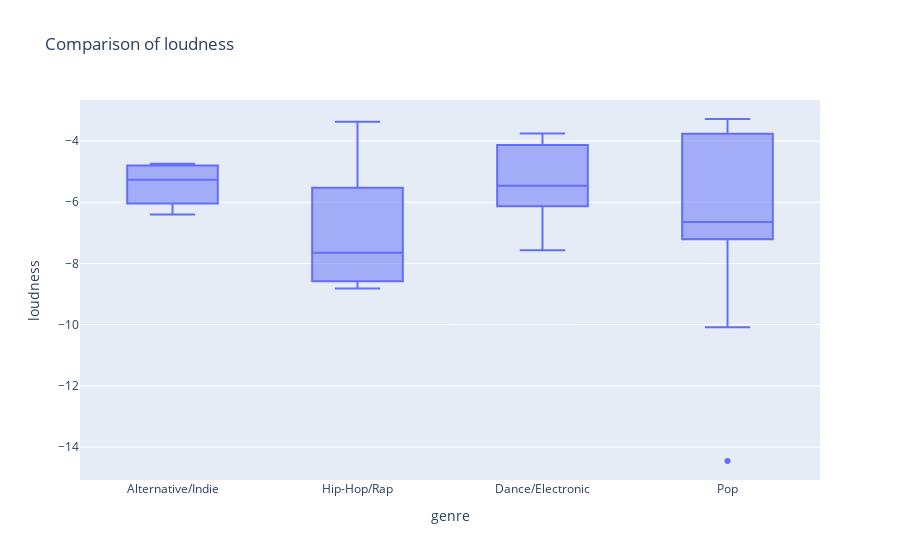

Notebook cell for this chart:
### Code cell
px.box(compare_loud,x = 'genre', y = 'loudness', title="Comparison of loudness")

### Figure 1 — Plotly figure (JSON) as saved in the notebook; plotly's stock layout.template omitted (floating-point values rounded to 4 significant figures)
{"data": [{"alignmentgroup": "True", "hovertemplate": "genre=%{x}<br>loudness=%{y}<extra></extra>", "legendgroup": "", "marker": {"color": "#636efa"}, "name": "", "notched": false, "offsetgroup": "", "orientation": "v", "showlegend": false, "type": "box", "x": ["Alternative/Indie", "Hip-Hop/Rap", "Dance/Electronic", "Hip-Hop/Rap", "Pop", "Hip-Hop/Rap", "Alternative/Indie", "Pop", "Hip-Hop/Rap", "Hip-Hop/Rap", "Pop", "Hip-Hop/Rap", "Alternative/Indie", "Pop", "Hip-Hop/Rap", "Hip-Hop/Rap", "Pop", "Dance/Electronic", "Pop", "Pop", "Hip-Hop/Rap", "Pop", "Alternative/Indie", "Dance/Electronic", "Pop", "Hip-Hop/Rap", "Pop", "Dance/Electronic", "Hip-Hop/Rap", "Pop", "Hip-Hop/Rap", "Pop", "Pop", "Pop", "Dance/Electronic", "Hip-Hop/Rap"], "x0": " ", "xaxis": "x", "y": [-6.401, -6.687, -5.457, -7.956, -4.209, -8.765, -5.679, -3.28, -5.616, -7.909, -6.637, -8.82, -4.858, -7.209, -6.903, -8.52, -3.675, -5.652, -14.45, -6.049, -5.26, -6.652, -4.746, -7.567, -3.764, -8.764, -3.454, -4.258, -3.37, -7.088, -7.648, -7.23, -6.658, -10.09, -3.756, -3.714], "y0": " ", "yaxis": "y"}], "layout": {"boxmode": "group", "legend": {"tracegroupgap": 0}, "title": {"text": "Comparison of loudness"}, "xaxis": {"anchor": "y", "domain": [0, 1], "title": {"text": "genre"}}, "yaxis": {"anchor": "x", "domain": [0, 1], "title": {"text": "loudness"}}}}
